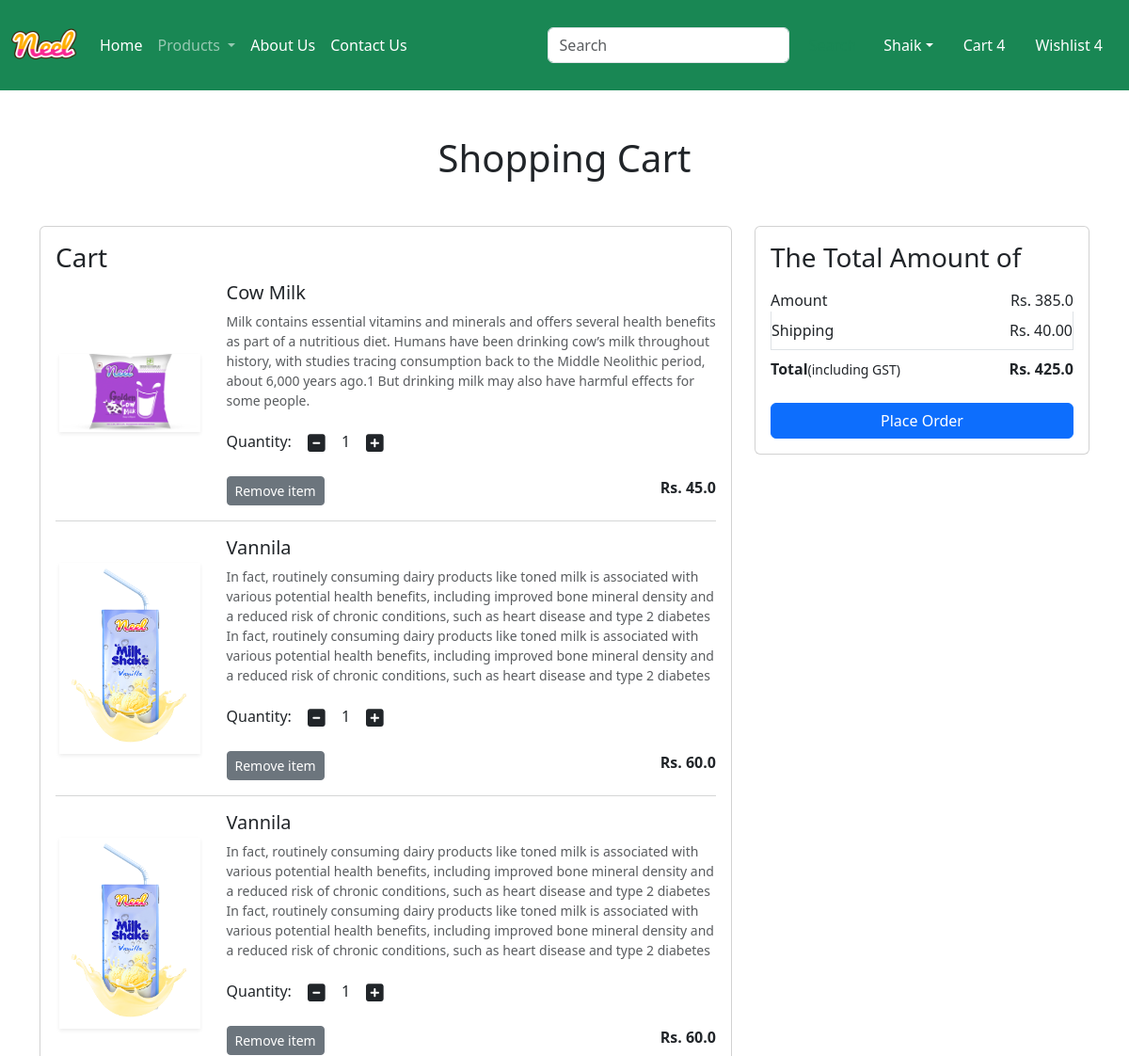
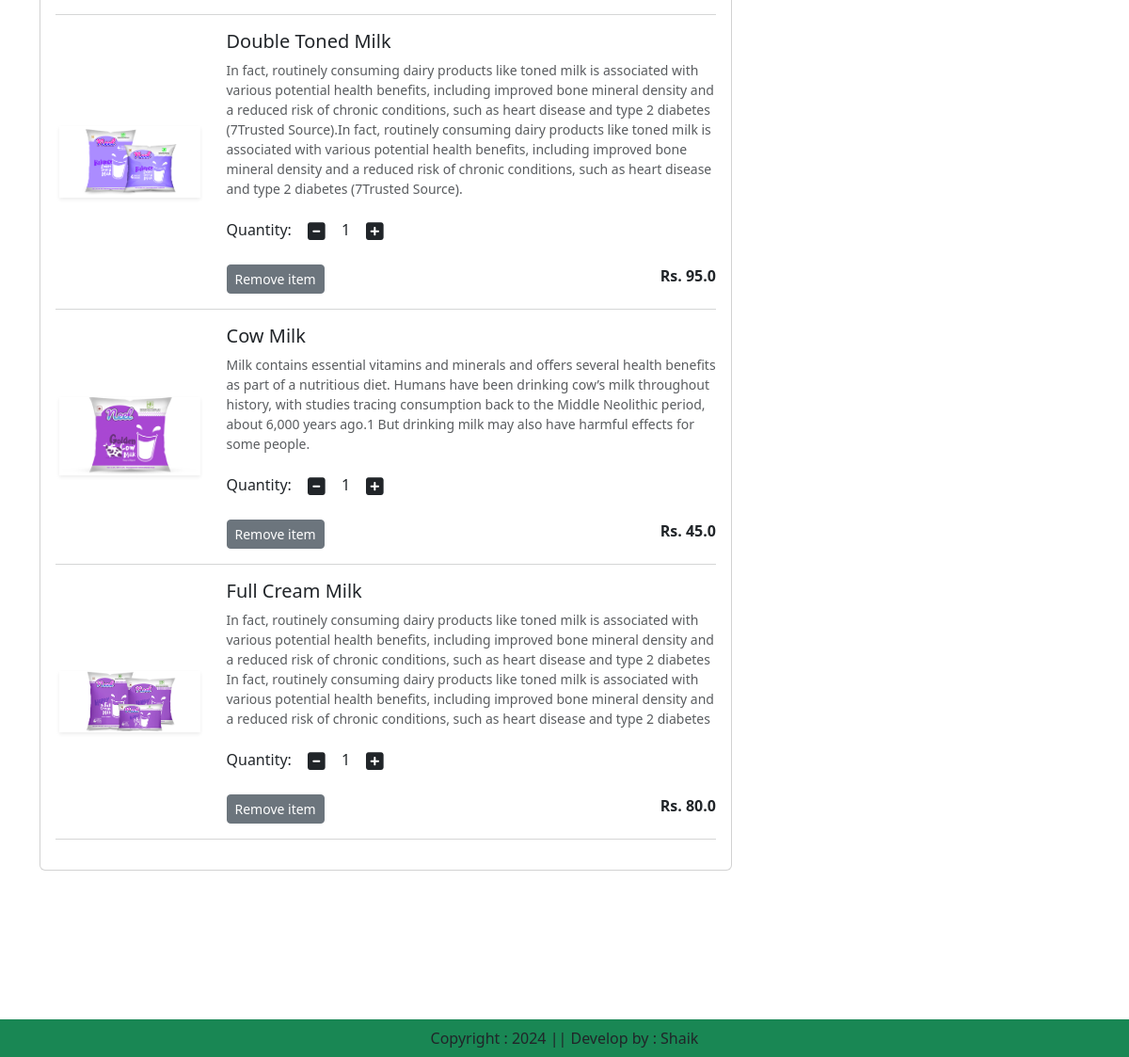
The app's page /cart/ (signed in) with its own data (2 pictures, top to bottom).
### app/models.py (models this page shows, shortened)
class cart(models.Model):
    user=models.ForeignKey(User,on_delete=models.CASCADE)
    product=models.ForeignKey(Product,on_delete=models.CASCADE)
    quantity=models.PositiveIntegerField(default=1)

class Product(models.Model):
    title=models.CharField(max_length=100)
    selling_price=models.FloatField()
    discount_price=models.FloatField()
    description=models.TextField()
    composition=models.TextField(default='')
    prodapp=models.TextField(default='')
    category=models.CharField(choices=CATEGORY_CHOICES,max_length=2)
    product_image=models.ImageField(upload_to='product')

### app/views.py (the view)
# urls.py: path('cart/',views.show_cart,name='showcart'),
def show_cart(request):
    user=request.user
    car=cart.objects.filter(user=user)
    amount=0
    for p in car:
        value=p.quantity*p.product.discount_price
        amount=amount+value
    totalamount=amount+40
    return render(request,'app/addtocart.html',locals())

### app/templates/app/addtocart.html (shortened to what this page needs)
{% extends "app/base.html" %}
{% load static %}
{% block main-content %}
<div class="container my-5">
    <div class="row">
        {% if car %}
        <h1 class="text-center mb-5">Shopping Cart</h1>
        <div class="col-sm-8">
            <div class="card">
                <div class="card-body">
                    <h3>Cart</h3>
                    {% for item in car %}
                     <div class="row">
                        <div class="col-sm-3 text-center align-self-center"><img src="{{item.product.product_image.url}}" alt="" class="img-fluid
                            img-thumnail shadow-sm" height="150" width="150"></div>
                        <div class="col-sm-9">
                            <div>
                            <h5>{{item.product.title}}</h5>
                            <p class="mb-2 text-muted small">{{item.product.description}}</p>
                            <div class="my-3">
                                <label for="quantity">Quantity:</label>
                                <a class="minus-cart btn" pid="{{item.product.id}}"><i class="fas fa-minus-square fa-lg"></i></a>
                                    <span id="quantity">{{item.quantity}}</span>
                                <a class="plus-cart btn" pid="{{item.product.id}}"><i class="fas fa-plus-square fa-lg"></i></a>
                            </div>
                            <div class="d-flex justify-content-between">
                                <a href="#" class="remove-cart btn btn-sm btn-secondary mr-3" pid={{item.product.id}}>Remove item</a>
                                <p class="mb-0"><span><strong>Rs. {{item.product.discount_price}}</strong></span></p>
                            </div>
                        </div>
                     </div>
                </div>
                <hr class="text-muted">
                {% endfor %}
            </div>
        </div>
    </div>
    <div class="col-sm-4">
        <div class="card">
            <div class="card-body">
                <h3>The Total Amount of</h3>
                <ul class="list-group">
                    <li class="list-group-item d-flex justify-content-between align-items-center border-0 px-0 pb-0">Amount
                        <span id="amount">Rs. {{amount}}</span></li>
                        <li class="list-group-item d-flex justify-content-between align-items-center px-0">Shipping <span>Rs. 40.00</span></li>
                        <li class="list-group-item d-flex justify-content-between align-items-center border-0 px-0 mb-3">
                            <div>
                                <strong>Total</strong><small>(including GST)</small>
                            </div>
                            <span id="totalamount"><strong>Rs. {{totalamount}}</strong></span>
                        </li>
                    </ul>
                    <div class="d-grid"><a href="{% url 'checkout' %} " class="btn btn-primary">Place Order</a></div>
            </div>
        </div>
    </div>
    {% else %}
        <h1 class="text-center mb-5">Cart is Empty</h1>
    {% endif %}
</div>
</div>
{% endblock main-content %}

### app/templates/app/base.html (shortened to what this page needs)
<!DOCTYPE html>
{% load static %}
<html lang="en">
<head>
    <link href="https://cdn.jsdelivr.net/npm/bootstrap@5.3.3/dist/css/bootstrap.min.css"
    rel="stylesheet"
>
     <link rel="stylesheet" href="{% static 'app/css/owl.carousel.min.css' %} "/>
     <link rel="stylesheet" href="{% static 'app/css/all.min.css' %} "/>
     <link rel="stylesheet" href="{% static 'app/css/style.css' %} "/>
</head>
<body>
    <nav class="navbar navbar-expand-lg navbar-dark bg-success">
        <div class="container-fluid">
          <a class="navbar-brand" href="#">
            <img src="{% static 'app/images/product/neel.png'%}" width="70" height="70"/>
          </a>
          <div class="collapse navbar-collapse" id="navbarSupportedContent">
            <ul class="navbar-nav me-auto mb-2 mb-lg-0">
              {% if request.user.is_authenticated %}
              <li class="nav-item">
                <a class="nav-link active" aria-current="page" href="/">Home</a>
              </li>
              <li class="nav-item dropdown">
                <a class="nav-link dropdown-toggle" href="#" role="button"
                data-bs-toggle="dropdown" aria-expanded="false">
                  Products
                </a>
              </li>
              <li class="nav-item">
                <a class="nav-link text-white" href="{% url 'about' %}">About Us</a>
              </li>
              <li class="nav-item">
                <a class="nav-link text-white" href="{% url 'contact' %}">Contact Us</a>
              </li>
            </ul>
            <form class="d-flex" role="search">
              <input class="form-control me-2" type="search" placeholder="Search" aria-label="Search">
              <button class="btn btn-outline-success" type="submit">Search</button>
            </form>
          </div>
          <ul class="navbar-nav me-auto mb-2 mb-lg-0">
            <li class="nav-item dropdown mx-2">
              <a class="nav-link dropdown-toggle text-white" href="#"
              id="profileDropdown" role="button"
              data-bs-toggle="dropdown" aria-expanded="false">Shaik</a>
            </li>
            <li class="nav-item mx-2">
              <a href="{% url 'showcart' %}" class="nav-link text-white">Cart 4</a>
            </li>
            <li class="nav-item mx-2">
              <a href="#" class="nav-link text-white">Wishlist 4</a>
            </li>
            {% endif %}
          </ul>
        </div>
      </nav>
      {% block main-content %} {% endblock main-content %}
      <div class="ft"></div>
       <footer class="container-fluid fixed-bottom bg-success text-center p-2 mt-100">
        Copyright : 2024 || Develop by : Shaik
       </footer>
</body>
</html>

### app/static/app/css/style.css (style rules this page uses)
.ft { height: 150px; }

### records on screen
cart: product.product_image (picture), product "Cow Milk", product.description "Milk contains essential vitamins and minerals and offers several health benefits as part of a nutritious diet. Humans have been drinking cow’s milk throughout history, with studies tracing consumption back to the Middle Neolithic period, about 6,000 years ago.1 But drinking milk may also have harmful effects for some people.", quantity "1", product.discount_price "45.0"
cart: product.product_image (picture), product "Vannila", product.description "In fact, routinely consuming dairy products like toned milk is associated with various potential health benefits, including improved bone mineral density and a reduced risk of chronic conditions, such as heart disease and type 2 diabetes In fact, routinely consuming dairy products like toned milk is associated with various potential health benefits, including improved bone mineral density and a reduced risk of chronic conditions, such as heart disease and type 2 diabetes", quantity "1", product.discount_price "60.0"
cart: product.product_image (picture), product "Vannila", product.description "In fact, routinely consuming dairy products like toned milk is associated with various potential health benefits, including improved bone mineral density and a reduced risk of chronic conditions, such as heart disease and type 2 diabetes In fact, routinely consuming dairy products like toned milk is associated with various potential health benefits, including improved bone mineral density and a reduced risk of chronic conditions, such as heart disease and type 2 diabetes", quantity "1", product.discount_price "60.0"
cart: product.product_image (picture), product "Double Toned Milk", product.description "In fact, routinely consuming dairy products like toned milk is associated with various potential health benefits, including improved bone mineral density and a reduced risk of chronic conditions, such as heart disease and type 2 diabetes (7Trusted Source).In fact, routinely consuming dairy products like toned milk is associated with various potential health benefits, including improved bone mineral density and a reduced risk of chronic conditions, such as heart disease and type 2 diabetes (7Trusted Source).", quantity "1", product.discount_price "95.0"
cart: product.product_image (picture), product "Cow Milk", product.description "Milk contains essential vitamins and minerals and offers several health benefits as part of a nutritious diet. Humans have been drinking cow’s milk throughout history, with studies tracing consumption back to the Middle Neolithic period, about 6,000 years ago.1 But drinking milk may also have harmful effects for some people.", quantity "1", product.discount_price "45.0"
cart: product.product_image (picture), product "Full Cream Milk", product.description "In fact, routinely consuming dairy products like toned milk is associated with various potential health benefits, including improved bone mineral density and a reduced risk of chronic conditions, such as heart disease and type 2 diabetes In fact, routinely consuming dairy products like toned milk is associated with various potential health benefits, including improved bone mineral density and a reduced risk of chronic conditions, such as heart disease and type 2 diabetes", quantity "1", product.discount_price "80.0"

### other values on screen
{{ amount }} "385.0"
{{ totalamount }} "425.0"
